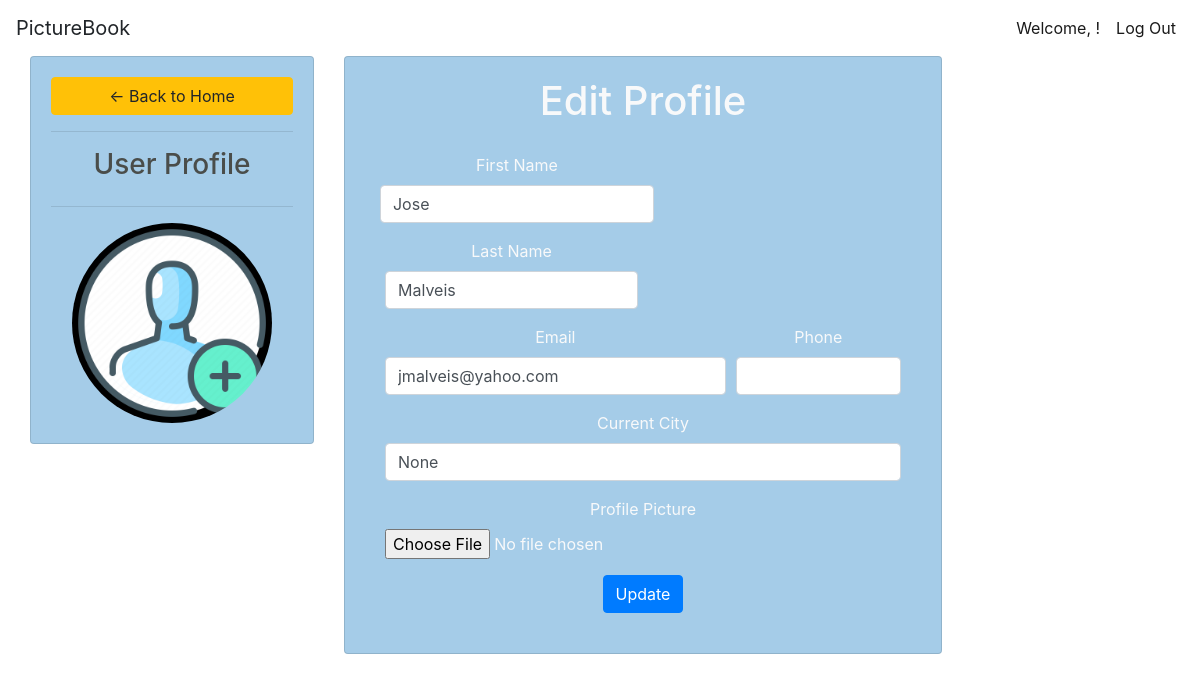
The app's page /profile/edit/2 with its own data.
### pictureapp/models.py (models this page shows)
class User(models.Model):
    first_name = models.CharField(max_length=255)
    last_name = models.CharField(max_length=255)
    email = models.CharField(max_length=255)
    phone = models.CharField(max_length=255)
    city = models.CharField(null=True, max_length=255)
    password = models.CharField(max_length=255)
    profile_pic = models.ImageField(default="profile.png", null=True, blank=True)
    created_at = models.DateTimeField(auto_now_add=True)
    updated_at = models.DateTimeField(auto_now=True)
    objects = UserManager()

### pictureapp/views.py (the view, shortened to what this page needs)
# urls.py: path('profile/edit/<int:id>', views.profile_edit),
def profile_edit(request,id):
    user=User.objects.get(id=id)
    if request.method == "GET":
        context = {
        "user":user
    }
        return render(request,'edit_profile.html', context)

### pictureapp/templates/edit_profile.html (shortened to what this page needs)
<!DOCTYPE html>
<html lang="en">
    <head>
        <link rel="stylesheet" href="https://maxcdn.bootstrapcdn.com/bootstrap/4.0.0/css/bootstrap.min.css">
    </head>
    <body>
        <nav id="card1" class="navbar navbar-expand-lg navbar-light">
            <div class="collapse navbar-collapse" id="navbarTogglerDemo01">
                <a id="Title" class="navbar-brand">PictureBook</a>
                <ul class="navbar-nav ml-auto mt-2 mt-lg-0 ml-auto">
                    <li class="nav-item active">
                        <a class="nav-link" href="/profile/{{request.session.user_id}}">Welcome, {{request.session.user_name}}!</a>
                    </li>
                    <li class="nav-item active">
                        <a class="nav-link" href="/logout">Log Out</a>
                    </li>
                </ul>
            </div>
        </nav>
        <div class="container">
            <div class="row text-center text-light">
                <br>
                <div class="row">
                    <div class="col-md-4">
                        <div class="card card-body">
                            <a class="btn btn-warning" href="/wall"> &#8592; Back to Home</a>
                            <hr>
                            <h3 style="text-align: center">User Profile</h3>
                            <hr>
                            <img class="profile-pic" alt="missin image" src="{{user.profile_pic.url}}" >
                        </div>
                    </div>
                    <div class="col-md-8">
                        <div class="card card-body">
                            <h1>Edit Profile</h1>
							<form class="card-body" action="/profile/edit/{{user.id}}" method="post" enctype="multipart/form-data">
								<div class="form-row">
									<div class="form-group">
										<label>First Name</label>
										<input type="text" class="form-control" name="first_name" value="{{user.first_name}}">
									</div>
								  	<div class="form-group col-md-6">
										<label>Last Name</label>
										<input type="text" class="form-control" name="last_name" value="{{user.last_name}}">
								  	</div>
								</div>
								<div class="form-row">
									<div class="form-group col-md-8">
										<label>Email</label>
										<input type="text" class="form-control" name="email" value="{{user.email}}">
									</div>
									<div class="form-group col-md-4">
										<label>Phone</label>
										<input type="text" class="form-control" name="phone" value="{{user.phone}}">
									</div>
								</div>
								<div class="form-group ">
									<label>Current City</label>
									<input type="text" class="form-control" name="city" value="{{user.city}}">
								</div>
								<div class="form-group">
									<label for="exampleFormControlFile1">Profile Picture</label>
									<input type="file" class="form-control-file" id="profile_pic" value="{{user.profile_pic}}" name="profile_pic">
								</div>
								<button type="submit" class="btn btn-primary">Update</button>
							  </form>
                        </div>
                    </div>
                </div>
            </div>
        </div>
    </body>
</html>

### pictureapp/templates/edit_profile.html (style rules this page uses)
.profile-pic { max-width: 200px; max-height:200px; margin: 0 auto; border-radius: 50%; }
.card { background-color: #A5CCE8; }
h3 { color: #4a4d4a; }

### records on screen
User: profile_pic (placeholder picture), first_name "Jose", last_name "Malveis", email "jmalveis@yahoo.com", city "None"
